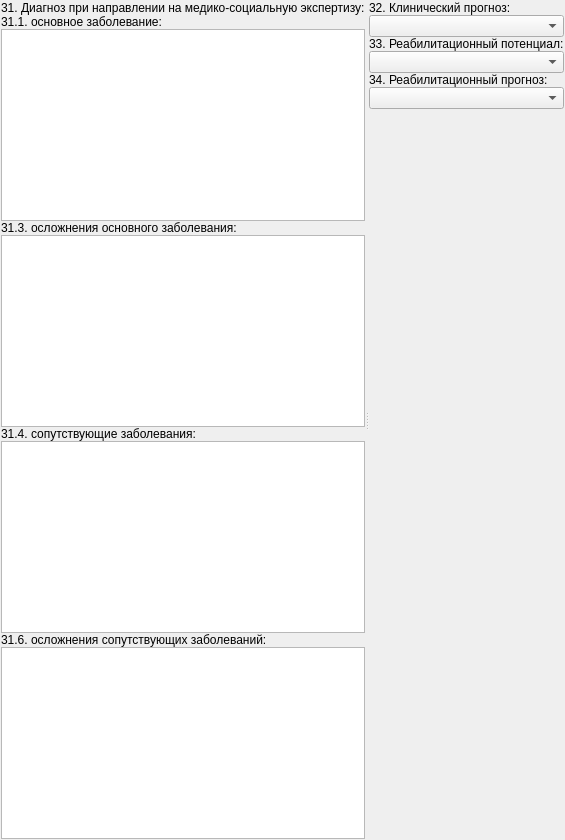
          <widget class="QWidget" name="tabDiagnosis">
           <attribute name="title">
            <string>Диагнозы</string>
           </attribute>
           <layout class="QGridLayout" name="gridLayout_54">
            <property name="margin">
             <number>1</number>
            </property>
            <property name="spacing">
             <number>1</number>
            </property>
            <item row="0" column="0">
             <widget class="QSplitter" name="splitter_2">
              <property name="orientation">
               <enum>Qt::Horizontal</enum>
              </property>
              <widget class="QWidget" name="layoutWidget_3">
               <layout class="QGridLayout" name="gridLayout">
                <property name="spacing">
                 <number>0</number>
                </property>
                <item row="0" column="0" colspan="2">
                 <widget class="QLabel" name="lblDiagnosisDirectionMSI_31">
                  <property name="sizePolicy">
                   <sizepolicy hsizetype="Preferred" vsizetype="Fixed">
                    <horstretch>0</horstretch>
                    <verstretch>0</verstretch>
                   </sizepolicy>
                  </property>
                  <property name="text">
                   <string>31. Диагноз при направлении на медико-социальную экспертизу:</string>
                  </property>
                 </widget>
                </item>
                <item row="1" column="0" colspan="2">
                 <widget class="QLabel" name="lblDiagnosisDirectionMSI_31_1">
                  <property name="sizePolicy">
                   <sizepolicy hsizetype="Preferred" vsizetype="Fixed">
                    <horstretch>0</horstretch>
                    <verstretch>0</verstretch>
                   </sizepolicy>
                  </property>
                  <property name="text">
                   <string>31.1. основное заболевание:</string>
                  </property>
                 </widget>
                </item>
                <item row="6" column="0" colspan="2">
                 <widget class="CF088VerticalInDocTableView" name="tblDiagnosisDisease_31_4">
                  <property name="lineWidth">
                   <number>10</number>
                  </property>
                 </widget>
                </item>
                <item row="4" column="0" colspan="2">
                 <widget class="CF088VerticalInDocTableView" name="tblDiagnosisDisease_31_3">
                  <property name="lineWidth">
                   <number>10</number>
                  </property>
                 </widget>
                </item>
                <item row="3" column="0" colspan="2">
                 <widget class="QLabel" name="lblDiagnosisDirectionMSI_31_3">
                  <property name="sizePolicy">
                   <sizepolicy hsizetype="Preferred" vsizetype="Fixed">
                    <horstretch>0</horstretch>
                    <verstretch>0</verstretch>
                   </sizepolicy>
                  </property>
                  <property name="text">
                   <string>31.3. осложнения основного заболевания:</string>
                  </property>
                 </widget>
                </item>
                <item row="5" column="0" colspan="2">
                 <widget class="QLabel" name="lblDiagnosisDirectionMSI_31_4">
                  <property name="sizePolicy">
                   <sizepolicy hsizetype="Preferred" vsizetype="Fixed">
                    <horstretch>0</horstretch>
                    <verstretch>0</verstretch>
                   </sizepolicy>
                  </property>
                  <property name="text">
                   <string>31.4. сопутствующие заболевания:</string>
                  </property>
                 </widget>
                </item>
                <item row="2" column="0" colspan="2">
                 <widget class="CF088_30_1VerticalInDocTableView" name="tblDiagnosisDisease_31_1">
                  <property name="sizePolicy">
                   <sizepolicy hsizetype="Expanding" vsizetype="Maximum">
                    <horstretch>0</horstretch>
                    <verstretch>0</verstretch>
                   </sizepolicy>
                  </property>
                  <property name="minimumSize">
                   <size>
                    <width>0</width>
                    <height>70</height>
                   </size>
                  </property>
                  <property name="baseSize">
                   <size>
                    <width>0</width>
                    <height>100</height>
                   </size>
                  </property>
                 </widget>
                </item>
                <item row="8" column="0" colspan="2">
                 <widget class="CF088VerticalInDocTableView" name="tblDiagnosisDisease_31_6">
                  <property name="lineWidth">
                   <number>10</number>
                  </property>
                 </widget>
                </item>
                <item row="7" column="0" colspan="2">
                 <widget class="QLabel" name="lblDiagnosisDirectionMSI_31_6">
                  <property name="sizePolicy">
                   <sizepolicy hsizetype="Preferred" vsizetype="Fixed">
                    <horstretch>0</horstretch>
                    <verstretch>0</verstretch>
                   </sizepolicy>
                  </property>
                  <property name="text">
                   <string>31.6. осложнения сопутствующих заболеваний:</string>
                  </property>
                 </widget>
                </item>
               </layout>
              </widget>
              <widget class="QWidget" name="layoutWidget_4">
               <layout class="QGridLayout" name="gridLayout_26">
                <property name="spacing">
                 <number>0</number>
                </property>
                <item row="8" column="0">
                 <spacer name="verticalSpacer_2">
                  <property name="orientation">
                   <enum>Qt::Vertical</enum>
                  </property>
                  <property name="sizeHint" stdset="0">
                   <size>
                    <width>20</width>
                    <height>40</height>
                   </size>
                  </property>
                 </spacer>
                </item>
                <item row="4" column="0" colspan="2">
                 <widget class="QLabel" name="lblRehabilitationPotential">
                  <property name="sizePolicy">
                   <sizepolicy hsizetype="Preferred" vsizetype="Fixed">
                    <horstretch>0</horstretch>
                    <verstretch>0</verstretch>
                   </sizepolicy>
                  </property>
                  <property name="text">
                   <string>33. Реабилитационный потенциал:</string>
                  </property>
                 </widget>
                </item>
                <item row="2" column="0" colspan="2">
                 <widget class="QLabel" name="lblClinicalPrognosis">
                  <property name="sizePolicy">
                   <sizepolicy hsizetype="Preferred" vsizetype="Fixed">
                    <horstretch>0</horstretch>
                    <verstretch>0</verstretch>
                   </sizepolicy>
                  </property>
                  <property name="text">
                   <string>32. Клинический прогноз:</string>
                  </property>
                 </widget>
                </item>
                <item row="3" column="0" colspan="2">
                 <widget class="CStrComboBox" name="cmbClinicalPrognosis">
                  <property name="sizePolicy">
                   <sizepolicy hsizetype="Preferred" vsizetype="Fixed">
                    <horstretch>0</horstretch>
                    <verstretch>0</verstretch>
                   </sizepolicy>
                  </property>
                 </widget>
                </item>
                <item row="5" column="0" colspan="2">
                 <widget class="CStrComboBox" name="cmbRehabilitationPotential">
                  <property name="sizePolicy">
                   <sizepolicy hsizetype="Preferred" vsizetype="Fixed">
                    <horstretch>0</horstretch>
                    <verstretch>0</verstretch>
                   </sizepolicy>
                  </property>
                 </widget>
                </item>
                <item row="7" column="0" colspan="2">
                 <widget class="CStrComboBox" name="cmbRehabilitationPrognosis">
                  <property name="sizePolicy">
                   <sizepolicy hsizetype="Preferred" vsizetype="Fixed">
                    <horstretch>0</horstretch>
                    <verstretch>0</verstretch>
                   </sizepolicy>
                  </property>
                 </widget>
                </item>
                <item row="6" column="0" colspan="2">
                 <widget class="QLabel" name="lblRehabilitationPrognosis">
                  <property name="sizePolicy">
                   <sizepolicy hsizetype="Preferred" vsizetype="Fixed">
                    <horstretch>0</horstretch>
                    <verstretch>0</verstretch>
                   </sizepolicy>
                  </property>
                  <property name="text">
                   <string>34. Реабилитационный прогноз:</string>
                  </property>
                 </widget>
                </item>
               </layout>
              </widget>
             </widget>
            </item>
           </layout>
          </widget>
